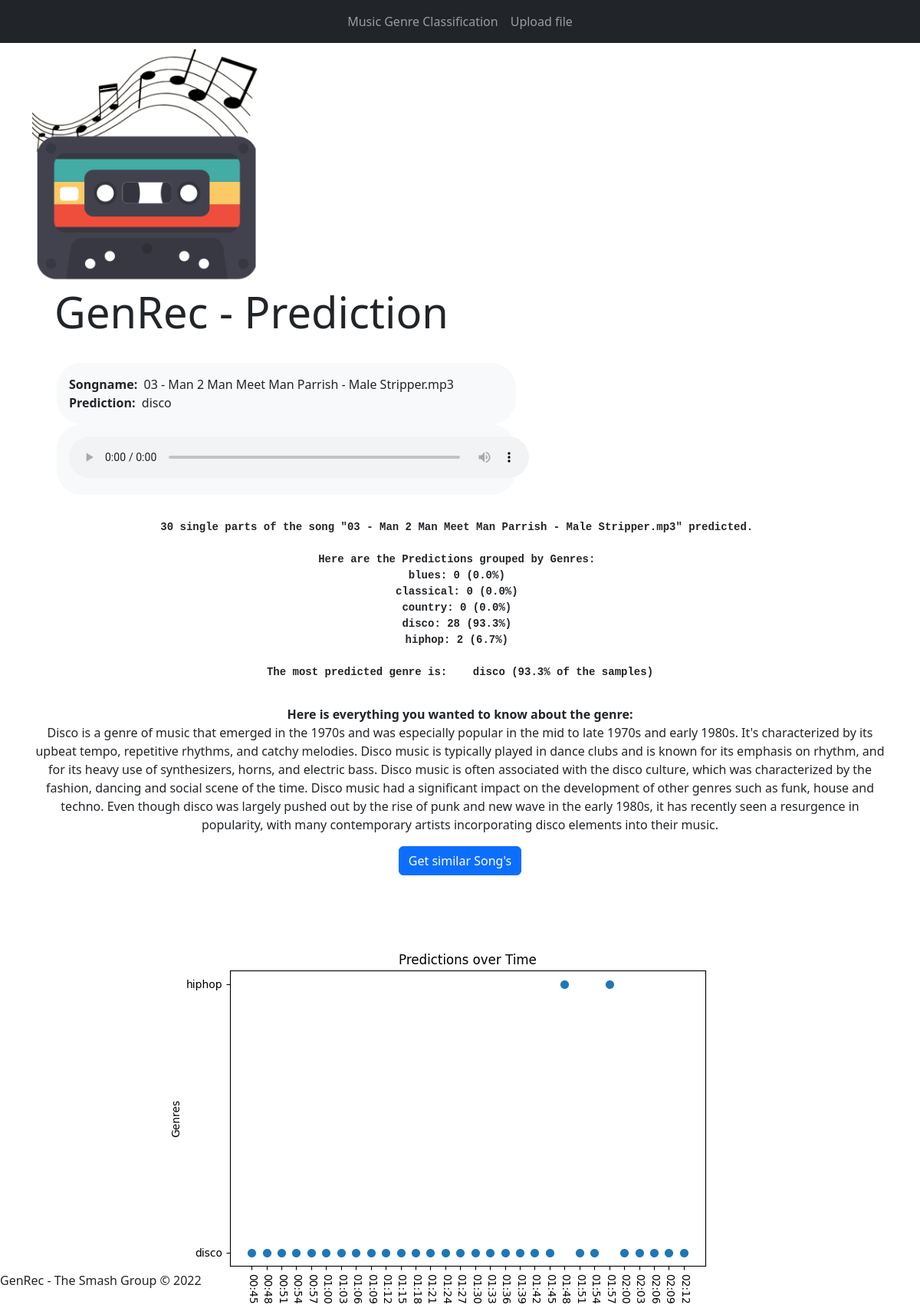
The app's page /prediction/03 - Man 2 Man Meet Man Parrish - Male Stripper.mp3 with its own data.
### mgcapp/models.py (models this page shows)
class Document(models.Model):
    name = models.CharField(max_length=255, blank=True)
    document = models.FileField(upload_to='documents/')
    uploaded_at = models.DateTimeField(auto_now_add=True)
    prediction_text = models.TextField(verbose_name='Prediction')
    timeSeries = models.ImageField(upload_to='pictures/')
    prediction = models.CharField(max_length=255, blank=True)
    recommender = models.CharField(max_length=255, blank=True)

### mgcapp/views.py (the view)
# urls.py: path("prediction/<str:name>", views.prediction_detail_view, name = "prediction_detail_view"),
def prediction_detail_view(request, name):
    documents = Document.objects.filter(name__icontains=name)
    documents = documents[0]
    if documents.prediction == "":
        documents, genre_info=repredict(documents)
        return render(request, 'mgcapp/prediction.html', {
        'document': documents,
        'genre_info': genre_info,
        'old_pred':True})
    else: # Prediction is already done and only needs to be displayed
        genre_info = get_genre_info(documents.prediction)
        return render(request, 'mgcapp/prediction.html', {
            'document': documents,
            'genre_info': genre_info,
            'old_pred': True})

### mgcapp/prediction.py (called while the page is built)
def get_genre_info(pred):
    return genres_info[pred]

### mgcapp/templates/mgcapp/prediction.html (shortened to what this page needs)
{% extends "mgcapp/layout.html" %}
{% load static %}
{% load bootstrap5 %}
{% block content %}
<div class="container text-left">
  <div class="row">
    <div class="col">
      <img src="{% static "logo/logo_data_science.png" %}" alt="logo" width="300">
    </div>
    <div class="col-9">
      <h1 class="display-4 "> &nbsp; GenRec - Prediction </h1>
      <br>
      <ul>
        {% if document %}
        <div class="col-sm-9 bg-light p-3 rounded-5">
          <b>Songname: &nbsp;</b>{{ document.name}}<br>
          <b>Prediction: &nbsp;</b>{{ document.prediction}}
        </div>
        <div class="col-sm-9 bg-light p-3 rounded-5">
          <audio class="fc-media"  controls="" name="media" style="width: 600px">
            <source src="{{document.document.url}}" type="audio/mp3" autostart="false">
          </audio>
        </div>
      </ul>
    </div>
  </div>
</div>
<div class="container text-center">
  <div class="row">
    <p>
    <pre><b>{{ document.prediction_text }}</b></pre>
    </p>
    {% if genre_info %}
    <p>
      <b>Here is everything you wanted to know about the genre:</b> <br>
      {{ genre_info }} <br>
    </p>
    {% endif %}
      <div class="mb-3" align="center">
        <a href="{% url 'recommender' document.name %}">
        <button class="btn btn-primary" >
          Get similar Song's
          </button>
        </a>
      </div>
      <div>
        <img src="{{document.timeSeries.url}}" alt="Time-Series" class="center">
      </div>
      {% endif %}
  </div>
</div>
{% endblock %}

### records on screen
Document: name "03 - Man 2 Man Meet Man Parrish - Male Stripper.mp3", prediction "disco", prediction_text "30 single parts of the song \"03 - Man 2 Man Meet Man Parrish - Male Stripper.mp3\" predicted. Here are the Predictions grouped by Genres: blues: 0 (0.0%) classical: 0 (0.0%) country: 0 (0.0%) disco: 28 (93.3%) hiphop: 2 (6.7%) The most predicted genre is: disco (93.3% of the samples)", timeSeries (picture)
